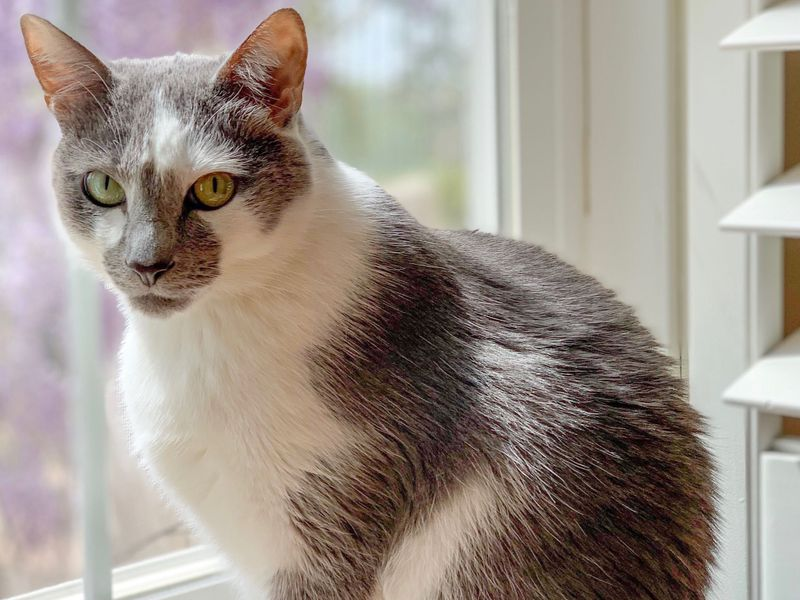
#> input picture backend/ai-shit/resources/img_1317.jpg, 800 x 600 px
$ python chapter1.py
#> lines starting #> are read from the running program, lines starting #| are printed output that depends on the picture; after the words box and inside, x2 and y2 are one past the last pixel; in counts of white or black regions, pixels touching at a corner belong together
from cv2 import cv2

img = cv2.imread("resources/img_1317.jpg")
#> img is the input picture: shape (600, 800, 3); mean B, G, R 139.5, 148, 158.2

imgGray = cv2.cvtColor(img, cv2.COLOR_BGR2GRAY)
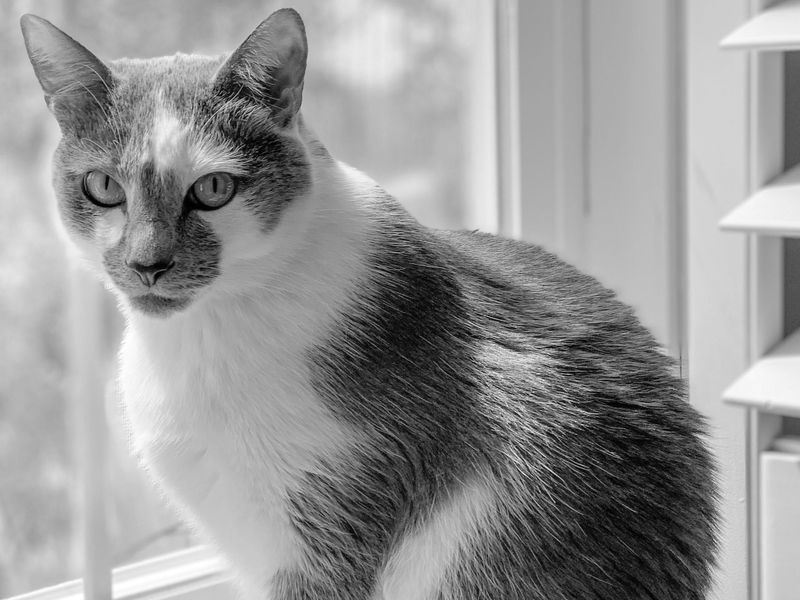
#> imgGray: shape (600, 800); min 0, max 255, mean 150.1
imgBlur = cv2.GaussianBlur(imgGray, (15, 15), 0)
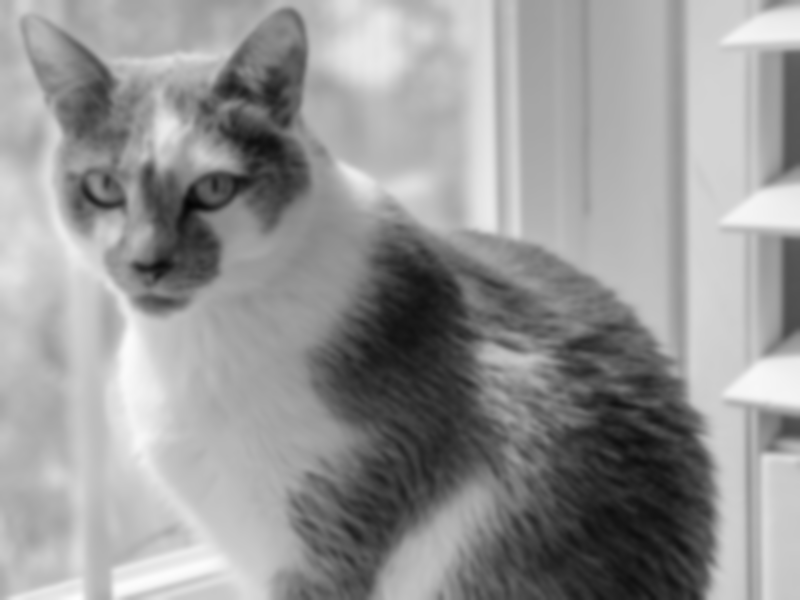
#> imgBlur: shape (600, 800); min 4, max 253, mean 150.1
imgCanny = cv2.Canny(imgBlur, 75, 75)
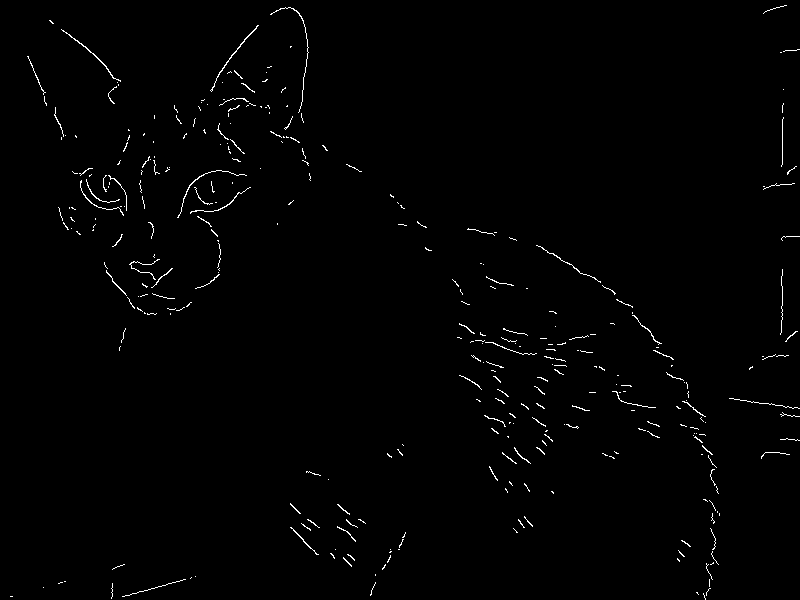
#> imgCanny: shape (600, 800); 0.95% white in thin lines or dots
imgDialation = cv2.dilate(imgCanny, ())
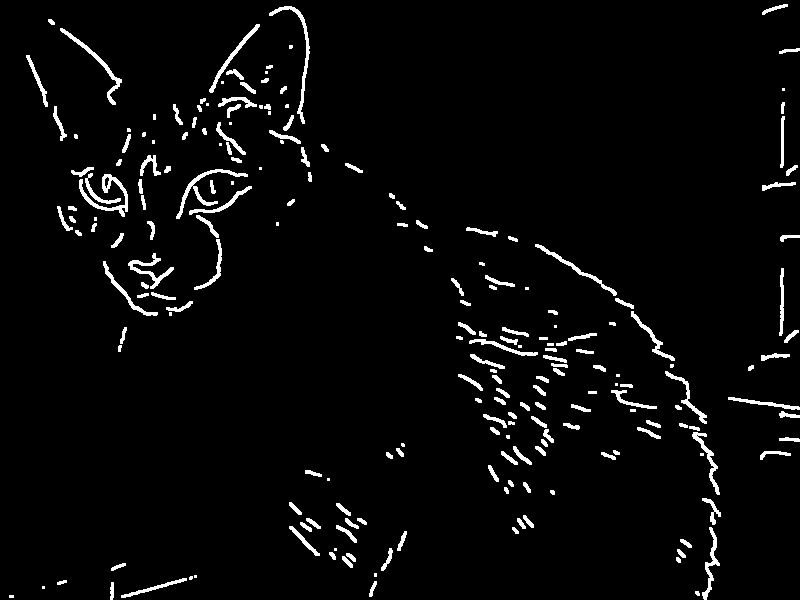
#> imgDialation: shape (600, 800); 3.5% white; 215 white regions (39 under 20 px), largest, box (x1, y1, x2, y2) and area: (79, 174, 128, 217) 524, (269, 6, 310, 124) 513, (176, 169, 248, 219) 488

cv2.imshow("Gray Image", imgGray)
cv2.imshow("Blue Image", imgBlur)
cv2.imshow("Canny Image", imgCanny)
cv2.waitKey(0)

$ run again, with backend/ai-shit/resources/test1.jpg copied over backend/ai-shit/resources/img_1317.jpg
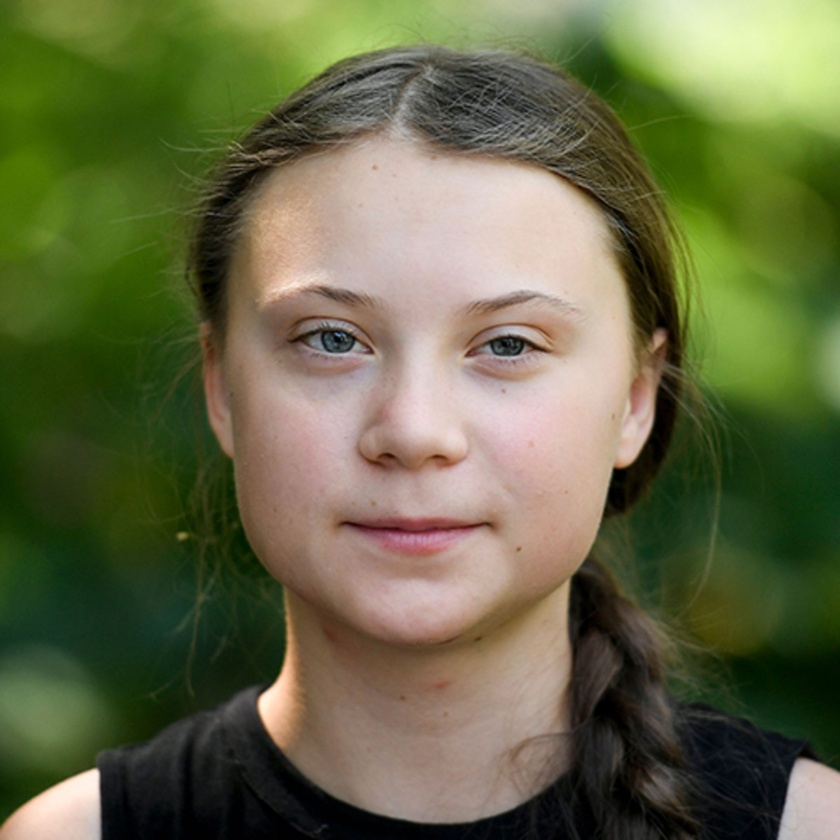
#> input picture backend/ai-shit/resources/test1.jpg, 840 x 840 px, shrunk from 1200 x 1200 before the run
#> img is the input picture: shape (840, 840, 3); mean B, G, R 69.8, 105.1, 102
#> `imgCanny = cv2.Canny(imgBlur, 75, 75)`:
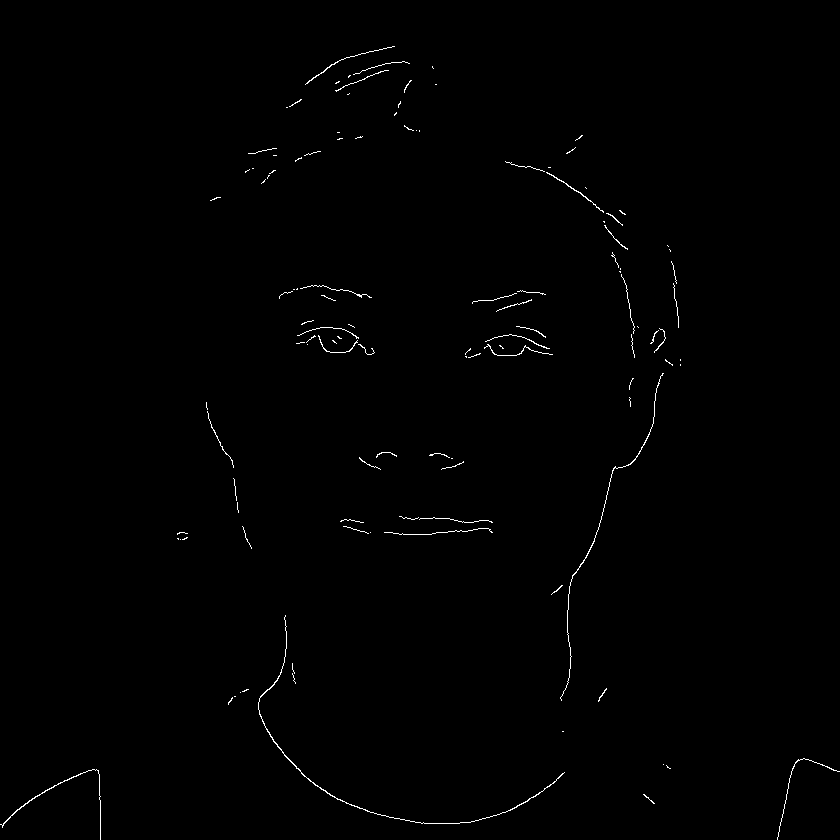
#> imgCanny: shape (840, 840); 0.51% white in thin lines or dots
#> `imgDialation = cv2.dilate(imgCanny, ())`:
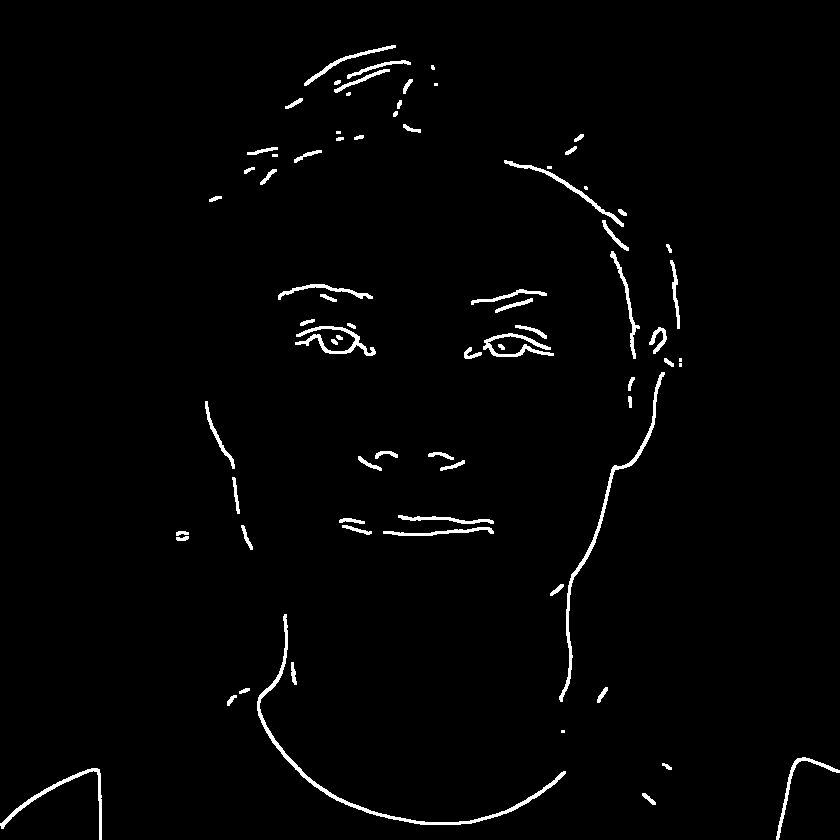
#> imgDialation: shape (840, 840); 1.8% white; 75 white regions (10 under 20 px), largest, box (x1, y1, x2, y2) and area: (257, 614, 566, 825) 1743, (559, 372, 665, 702) 1278, (0, 768, 102, 840) 682
